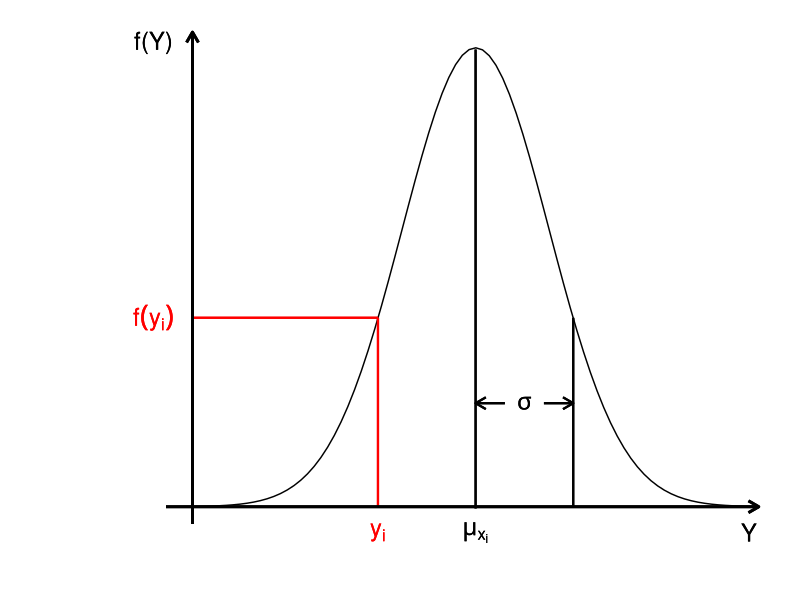
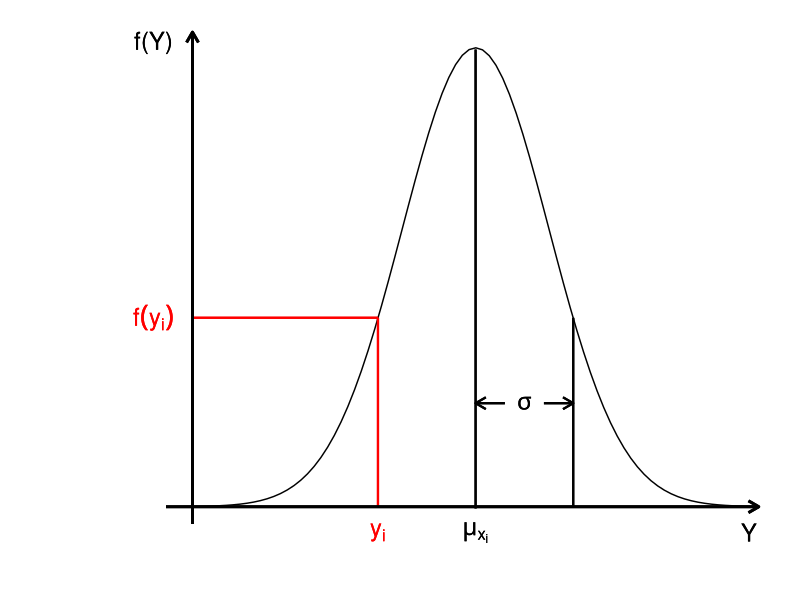

Generate these figures, in order, with R:
library(ggplot2)
library(ggthemes)
library(ggpubr)
library(magrittr)
library(grid)

# our color scale for the book
cols = viridisLite::viridis(3)
wendepunkt_hoehe = 0.219
liniendicke = 0.75
achsendicke = 1


p1 <- ggplot(data = data.frame(A = c(-3.5, 2.5)), aes(A)) + 
            
  stat_function(fun = dnorm, n = 101, args = list(mean = 0, sd = 0.75)) + 
  ylab("") +
  xlab("") +
  scale_y_continuous(breaks = NULL) +  # hide axis scaling
  scale_x_continuous(breaks = NULL) +
  geom_segment(aes(x = 0, y = -0.002, xend = 0, yend = 0.53), 
               size = liniendicke) + # vertical line to max
  geom_segment(aes(x = 1, y = 0, xend = 1, yend = wendepunkt_hoehe), 
               size = liniendicke) + # vertical line to the right inflection point
  geom_segment(aes(x = -1, y = 0, xend = -1, 
                   yend = wendepunkt_hoehe),  # vertical red line to the left inflection point
               colour = "red", size = liniendicke ) + 
  geom_segment(aes(x = -1, y = wendepunkt_hoehe,  # horizontal red line to the left
                   xend = -2.9, yend = wendepunkt_hoehe), 
               colour = "red", size = liniendicke ) +
  geom_segment(aes(x = 0.3, y = 0.12, xend = 0, yend = 0.12), # Left arrow  to sigma
               size = liniendicke,
               arrow = arrow(length = unit(0.3, "cm"))) + 
  geom_segment(aes(x = 0.7, y = 0.12, xend = 1, yend = 0.12), # right arrow  to sigma
               size = liniendicke,
               arrow = arrow(length = unit(0.3, "cm"))) + 
  geom_text(x=0.5, y=0.12, label=expression(sigma), size=6) + # sigma text
  geom_segment(aes(x = -2.9, y = -0.02, xend = -2.9, yend = 0.55), # y-axis
               size = achsendicke,
              arrow = arrow(length = unit(0.3, "cm"))) +
  geom_segment(aes(x = -3.9, y = 0, xend = 2.9, yend = 0),         # x-axis
               size = achsendicke,
               arrow = arrow(length = unit(0.3, "cm"))) +
  geom_text(x=0, y=-0.03,                # mu[xi] bottom text 
            label=expression(mu[x[i]]), 
            size=6) +
  geom_text(x=-1, y=-0.03,               # y[i] red bottom text
            label=expression(y[i]), 
            size=6 , colour = "red") +
  geom_text(x=2.8, y=-0.03, label=expression(Y), size=6, angle = 0) +
  geom_text(x=-3.3, y=0.54, label="f(Y)", size=6, angle = 0) +
  geom_text(x=-3.3, y=wendepunkt_hoehe, # f(...) red left text 
            label=expression(f(y[i])), 
            size=6, colour = "red", angle = 0) +
  # draw white square on top of right end of too long x-axis (work-around)
  geom_rect(aes(xmin=-4.0, xmax=-3.17, ymin=-0.02,  ymax=0.02), 
            fill="white", alpha=1) +
  theme_hc(base_size = 30) 
p1


#save as pdf (with scale you change the thickness of lines,
#width=8.5cm is half a page width in the book)
ggsave(filename = "./kurve2_v2.pdf",
       p1, width = 8.5, height = 7, units = "cm", scale = 1.5)


